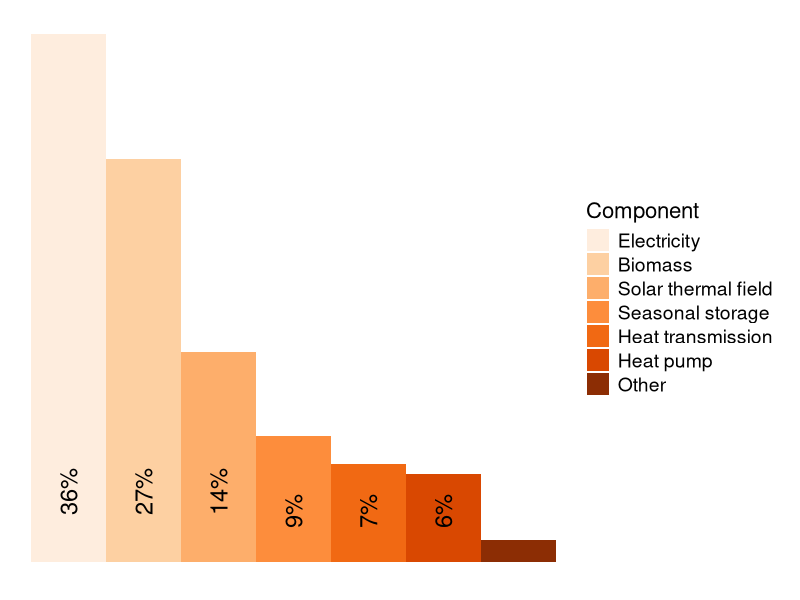
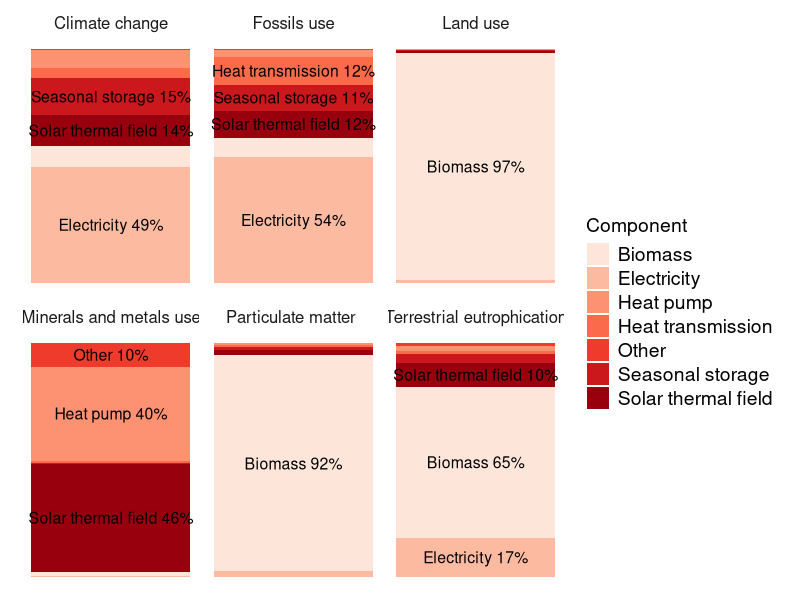
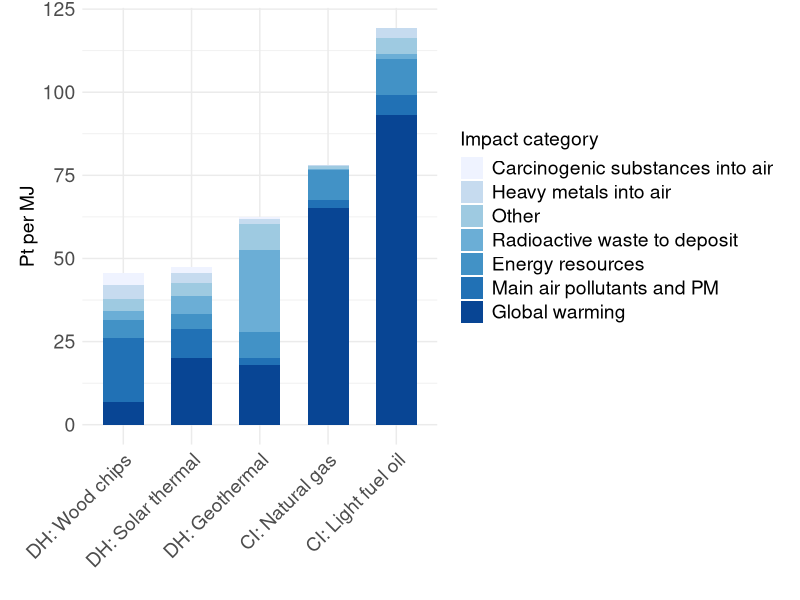
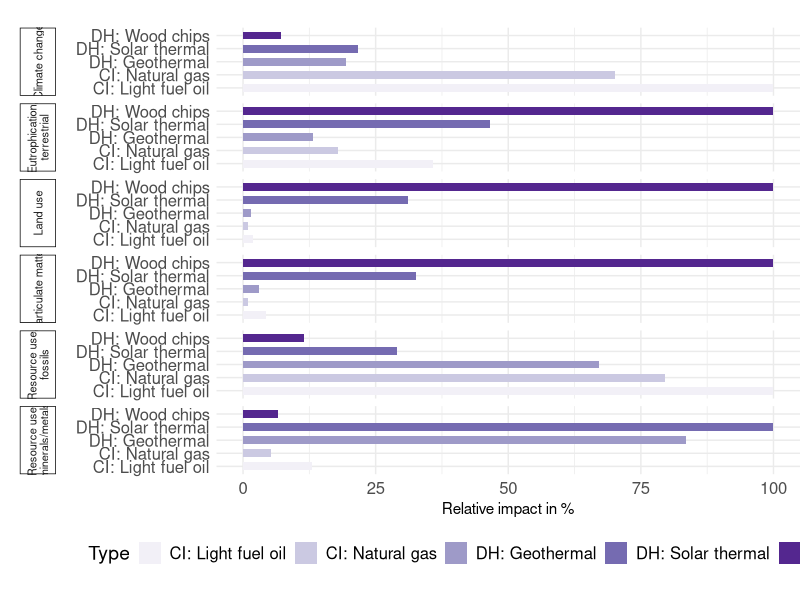
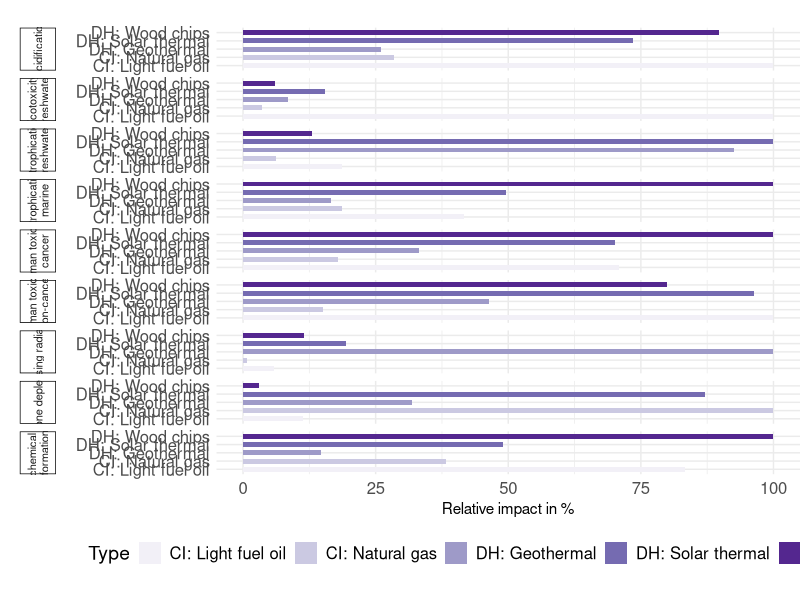
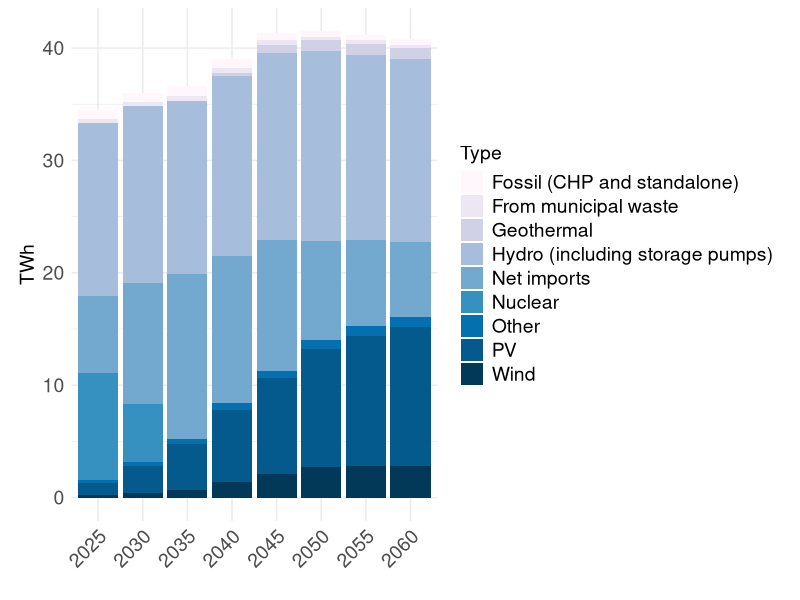
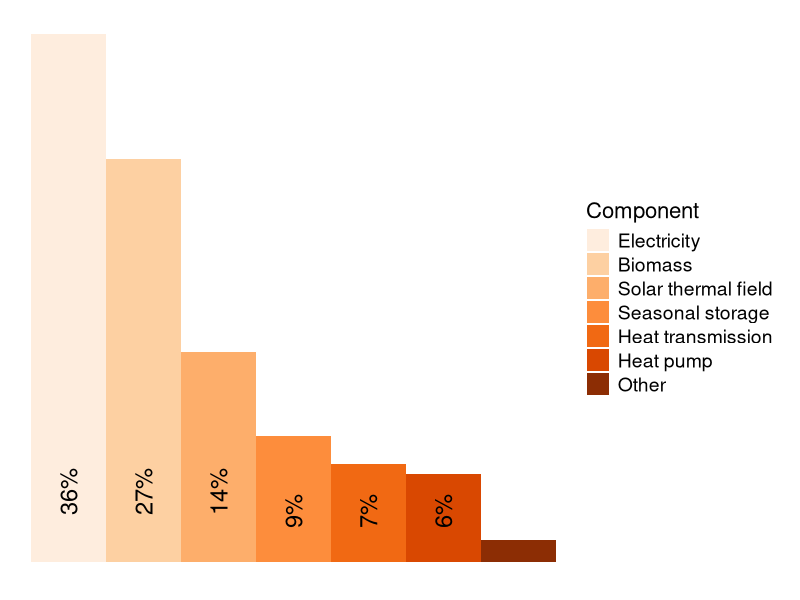
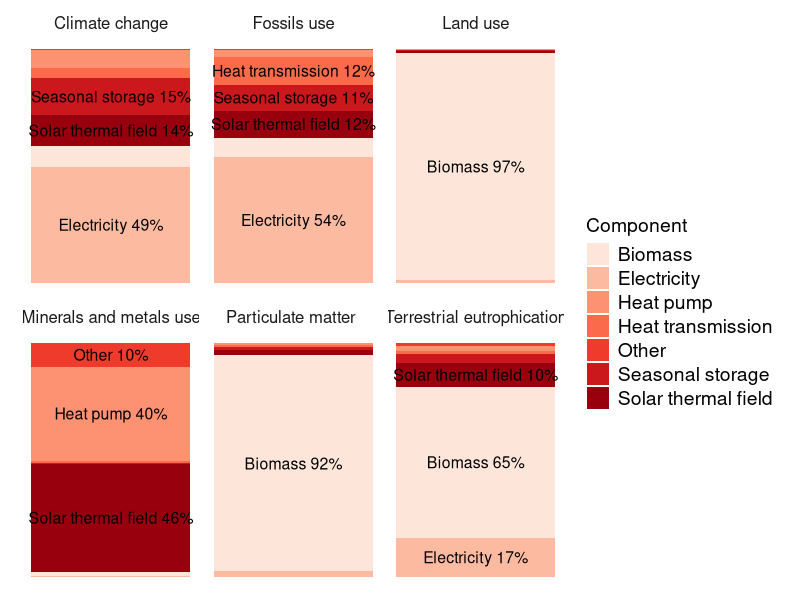

The R script that drew these images, in order: (Note: this script raises an error after producing the figures.)
## ---- chunk 1
library(readr)
library(tidyr)
library(ggplot2)
library(dplyr)
library(stringr)
library(RColorBrewer)
library(ggrepel)
## ---- chunk 2
data <- read_delim("data/PWRG 1 Elke Michlmayr_ Result data for charts - Fig 2 final.csv")

data$Component <- factor(data$Component, levels = data$Component[order(data$Value, decreasing = TRUE)])

data$percentage <- data$Value / sum(data$Value) * 100
data$label <- ifelse(data$percentage >= 5, 
                     paste0(round(data$percentage, 0), "%"), 
                     data$label <- ifelse(data$percentage >= 5, 
                                          paste0(round(data$percentage, 1), "%"), 
                                          ""))

# Create the pie chart without the circle outline
ggplot(data, aes(x = Component, y = Value, fill = Component)) +
  geom_bar(stat = "identity", width = 1) +
  theme_minimal() +
  theme(axis.text.x = element_blank(),  # Hide x-axis labels
        axis.title.x = element_blank(),  # Hide x-axis title
        axis.text.y = element_blank(),  # Hide y-axis labels
        axis.title.y = element_blank(),  # Hide y-axis title
        axis.ticks = element_blank(),    # Remove axis ticks
        panel.grid = element_blank(),    # Remove grid lines
        panel.border = element_blank(),
        legend.title = element_text(size = 16),  # Title of the legend
        legend.text = element_text(size = 14),    # Items in the legend
        plot.margin = unit(c(0.2, 0.5, 0.2, 0.5), "cm")  # top, right, bottom, left
        ) +
  geom_text(aes(label = label), 
            angle = 90,
            vjust = 0.5,
            y = 0,
            hjust = -1,
            size = 6
            ) +
  scale_fill_brewer(palette = "Oranges")
ggsave("img/pwrg_solar_network_bar.png")
## ---- chunk 3
ef_level1 <- read_delim("data/PWRG 1 Elke Michlmayr_ Result data for charts - Fig 3 final.csv")[1:7, ]
long_ef_level1 <- pivot_longer(ef_level1, cols = -c("Component"), names_to = "Damage category", values_to = "Value")

df_ef <- long_ef_level1 |>
  group_by(`Damage category`) |>
  mutate(
    fraction = Value / sum(Value),
    ymax = cumsum(fraction),
    ymin = lag(ymax, default = 0),
    label_pos = (ymax + ymin) / 2,
    label = ifelse(fraction >= 0.1, paste0(Component, " ", round(fraction * 100), "%"), "")
  )

ggplot(df_ef, aes(ymax = ymax, ymin = ymin, xmax = 4, xmin = 3, fill = Component)) +
  geom_rect() +
  geom_text(aes(x = 3.5, y = label_pos, label = label), size = 4) +
  #coord_polar(theta = "y") +
  facet_wrap(~`Damage category`) +
  theme_minimal() +
  theme(axis.text.x = element_blank(),  # Hide x-axis labels
        axis.title.x = element_blank(),  # Hide x-axis title
        axis.text.y = element_blank(),  # Hide y-axis labels
        axis.title.y = element_blank(),  # Hide y-axis title        
        axis.ticks = element_blank(),    # Remove axis ticks
        plot.margin = unit(c(0.2, 0.5, 0.2, 0.5), "cm"),  # top, right, bottom, left
        legend.title = element_text(size = 14),  # Title of the legend
        legend.text = element_text(size = 14),    # Items in the legend
        strip.text = element_text(size = 12),
        panel.grid = element_blank(),    # Remove grid lines
        panel.border = element_blank())  + # Remove border
  scale_fill_brewer(palette = "Reds")
ggsave("img/pwrg_solar_ef_network_bar_faceted.png")
## ---- chunk 4
es <- read_delim("data/PWRG 1 Elke Michlmayr_ Result data for charts - Fig 4 final.csv")[1:7, ]

long_es <- pivot_longer(es, cols = -c("Impact category"), names_to = "Type", values_to = "Value")

long_es <- long_es |>
  mutate(
    Type = ifelse(Type == "DH: Geothermal heat pump", "DH: Geothermal", Type),
  )

long_es_ordered <- long_es |>
  group_by(Type) |>
  summarise(total = sum(Value)) |>
  arrange(total) |>
  pull(Type)
long_es$Type <- factor(long_es$Type, levels = long_es_ordered)

ggplot(long_es, aes(x = Type, y = Value, fill = reorder(`Impact category`, Value))) +
  geom_bar(stat = "identity", width = 0.6) +  # Use 'identity' to plot actual values
  labs(x = "",
       y = "Pt per MJ",
       fill = "Impact category") +
  scale_fill_brewer(palette = "Blues") +
  theme_minimal() +
  theme(
        legend.title = element_text(size = 14),  # Title of the legend
        legend.text = element_text(size = 14),    # Items in the legend
        plot.margin = unit(c(0.2, 0.5, 0.2, 0.5), "cm"),  # top, right, bottom, left
        axis.text.x = element_text(angle = 45, hjust = 1, size = 14),
        axis.title.y = element_text(size = 14),
        axis.text.y = element_text(size = 14),
        )
ggsave("img/pwrg_solar_es_single_score.png")
## ---- chunk 5
ef <- read_delim("data/PWRG 1 Elke Michlmayr_ Result data for charts - Fig 5 final.csv")[1:15, ]

long_ef <- pivot_longer(ef, cols = -c("Damage category", "Unit"), names_to = "Type", values_to = "Value")

long_ef_normalized <- long_ef |>
  filter(`Damage category` %in% c("Climate change", "Particulate matter", "Eutrophication, terrestrial", "Land use", "Resource use, minerals/metals", "Resource use, fossils")) |>  
  group_by(`Damage category`) |>
  mutate(
    pct = Value / max(Value) * 100,
    Type = ifelse(Type == "DH: Geothermal heat pump", "DH: Geothermal", Type),
  )
long_ef_normalized$`Damage category` <- str_wrap(long_ef_normalized$`Damage category`, width = 20)
ggplot(long_ef_normalized, aes(x = Type, y = pct, fill = Type)) +
  geom_col(width = 0.6) +
  facet_grid(rows = vars(`Damage category`), switch = "y") +
  labs(
    x = "",
    y = "Relative impact in %",
  ) +
  theme_minimal() +
  theme(
    strip.placement = "outside",
    strip.text.y.left = element_text(angle = 90, size = 8, hjust = 0.5, vjust = 0.5), 
    strip.switch.pad.grid = unit(0.5, "cm"),
    plot.margin = margin(20, 0, 20, 0),
    strip.background = element_rect(color = "black", linewidth = 0.5),
    axis.text.x = element_text(size = 12),
    axis.text.y = element_text(size = 12),
    legend.position = "bottom",
    legend.title = element_text(size = 14),  # Title of the legend
    legend.text = element_text(size = 12),    # Items in the legend
  ) +
  scale_fill_brewer(palette = "Purples") +
  coord_flip()
ggsave("img/pwrg_solar_ef_midpoints_faceted.png")
## ---- chunk 6
ef <- read_delim("data/PWRG 1 Elke Michlmayr_ Result data for charts - Fig 5 final.csv")[1:15, ]

long_ef <- pivot_longer(ef, cols = -c("Damage category", "Unit"), names_to = "Type", values_to = "Value")

long_ef_normalized <- long_ef |>
  filter(!`Damage category` %in% c("Climate change", "Particulate matter", "Eutrophication, terrestrial", "Land use", "Resource use, minerals/metals", "Resource use, fossils")) |>  
  group_by(`Damage category`) |>
  mutate(
    pct = Value / max(Value) * 100,
    Type = ifelse(Type == "DH: Geothermal heat pump", "DH: Geothermal", Type),
  )
long_ef_normalized$`Damage category` <- str_wrap(long_ef_normalized$`Damage category`, width = 20)
ggplot(long_ef_normalized, aes(x = Type, y = pct, fill = Type)) +
  geom_col(width = 0.6) +
  facet_grid(rows = vars(`Damage category`), switch = "y") +
  labs(
    x = "",
    y = "Relative impact in %",
  ) +
  theme_minimal() +
  theme(
    strip.placement = "outside",
    strip.text.y.left = element_text(angle = 90, size = 8, hjust = 0.5, vjust = 0.5), 
    strip.switch.pad.grid = unit(0.5, "cm"),
    plot.margin = margin(20, 0, 20, 0),
    strip.background = element_rect(color = "black", linewidth = 0.5),
    axis.text.x = element_text(size = 12),
    axis.text.y = element_text(size = 12),
    legend.position = "bottom",
    legend.title = element_text(size = 14),  # Title of the legend
    legend.text = element_text(size = 12),    # Items in the legend
  ) +
  scale_fill_brewer(palette = "Purples") +
  coord_flip()
ggsave("img/pwrg_solar_ef_midpoints_faceted_others.png")
## ---- chunk 7
ch <- read_delim("data/PWRG 1 Elke Michlmayr_ Result data for charts - Fig 6 final.csv")[1:9, 1:9]

long_ch <- pivot_longer(ch, cols = -c("Type"), names_to = "Year", values_to = "Value")

ggplot(long_ch, aes(x = Year, y = Value, fill = Type)) +
  geom_col() +
  theme_minimal() +
  theme(
      legend.title = element_text(size = 14),  # Title of the legend
      legend.text = element_text(size = 14),    # Items in the legend
      plot.margin = unit(c(0.2, 0.5, 0.2, 0.5), "cm"),  # top, right, bottom, left
      axis.text.x = element_text(angle = 45, hjust = 1, size = 14),
      axis.title.y = element_text(size = 14),
      axis.text.y = element_text(size = 14),
      ) +
  labs(
    x = "",
    y = "TWh",
  ) +
  scale_fill_brewer(palette = "PuBu")
ggsave("img/pwrg_solar_ch_winter.png")
## ---- chunk 8
ch <- read_delim("data/PWRG 1 Elke Michlmayr_ Result data for charts - Fig 7 final.csv")

long_ch <- pivot_longer(ch, cols = -c("Damage category", "Unit"), names_to = "Scenario", values_to = "Value")

long_ch$Scenario <- factor(long_ch$Scenario, levels = c("ENTSO-E energy mix", "Heat loss optimized with ENTSO-E", "CH future energy mix", "CH wind energy", "Heat loss optimized with CH wind energy"))

# Define baseline
baseline_category <- "ENTSO-E energy mix"
baseline_value <- long_ch |> filter(Scenario == baseline_category) %>% pull(value)

# Calculate percentage change from baseline
long_ch <- long_ch |>
  mutate(
    pct_change = (value - baseline_value) / baseline_value * 100,
    label = ifelse(category == baseline_category, "Baseline", sprintf("%+.1f%%", pct_change))
  )

ggplot(long_ch, aes(x = Scenario, y = Value, fill = Scenario)) +
  geom_col() +
  theme_minimal() +
  theme(
      legend.title = element_text(size = 14),  # Title of the legend
      legend.text = element_text(size = 14),    # Items in the legend
      plot.margin = unit(c(0.2, 0.5, 0.2, 0.5), "cm"),  # top, right, bottom, left
      axis.text.x = element_blank(),  # Hide x-axis labels
      axis.title.y = element_text(size = 14),
      axis.text.y = element_text(size = 14),
      ) +
  labs(
    x = "",
    y = expression("Pt per MJ of heat"),
  ) +
  scale_fill_brewer(palette = "YlGn")
ggsave("img/combined.png")
## ---- chunk 9
library(ggplot2)
library(dplyr)

# Sample data
data <- data.frame(
  category = c("A", "B", "C", "D"),
  value = c(100, 120, 80, 110)
)

# Define baseline (e.g., category A)
baseline_category <- "A"
baseline_value <- data %>% filter(category == baseline_category) %>% pull(value)

# Calculate percentage change from baseline
data <- data %>%
  mutate(
    pct_change = (value - baseline_value) / baseline_value * 100,
    label = ifelse(category == baseline_category, "Baseline", sprintf("%+.1f%%", pct_change))
  )

# Plot
ggplot(data, aes(x = category, y = value, fill = category)) +
  geom_bar(stat = "identity") +
  geom_text(aes(label = label), vjust = -0.5) +
  geom_hline(yintercept = baseline_value, linetype = "dashed", color = "black", size = 0.8) +
  annotate("text", x = Inf, y = baseline_value, label = paste("Baseline =", baseline_value),
           hjust = 1.1, vjust = -0.5, color = "black", size = 3.5) +
  theme_minimal() +
  labs(title = "Bar Chart with Percentage Change from Baseline",
       y = "Value",
       x = "Category")
